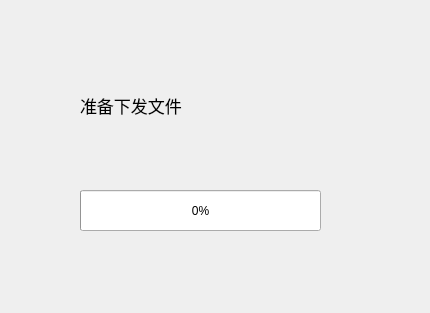
<?xml version="1.0" encoding="UTF-8"?>
<ui version="4.0">
 <class>filesender</class>
 <widget class="QDialog" name="filesender">
  <property name="geometry">
   <rect>
    <x>0</x>
    <y>0</y>
    <width>430</width>
    <height>313</height>
   </rect>
  </property>
  <property name="windowTitle">
   <string>Dialog</string>
  </property>
  <widget class="QLabel" name="label">
   <property name="geometry">
    <rect>
     <x>80</x>
     <y>70</y>
     <width>201</width>
     <height>71</height>
    </rect>
   </property>
   <property name="font">
    <font>
     <pointsize>13</pointsize>
    </font>
   </property>
   <property name="text">
    <string>准备下发文件</string>
   </property>
  </widget>
  <widget class="QProgressBar" name="progressBar">
   <property name="geometry">
    <rect>
     <x>80</x>
     <y>190</y>
     <width>241</width>
     <height>41</height>
    </rect>
   </property>
   <property name="value">
    <number>0</number>
   </property>
  </widget>
 </widget>
 <resources/>
 <connections/>
</ui>
